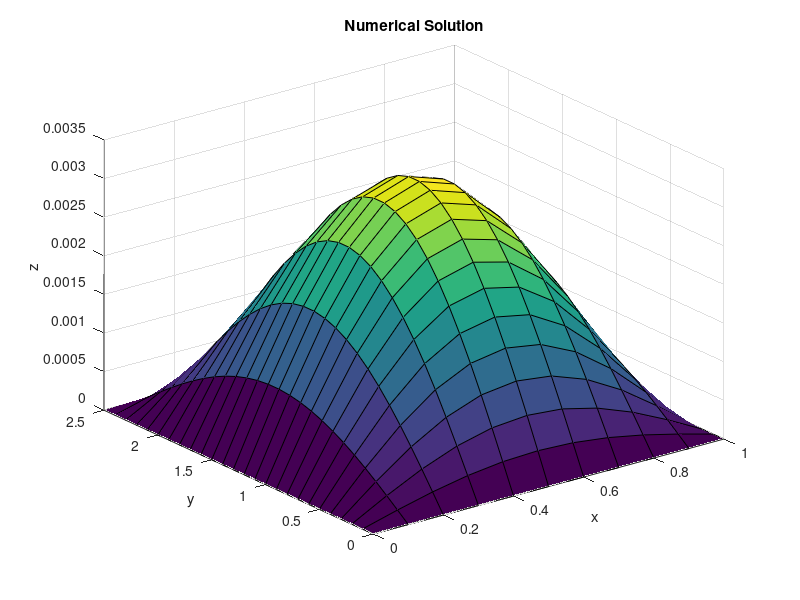
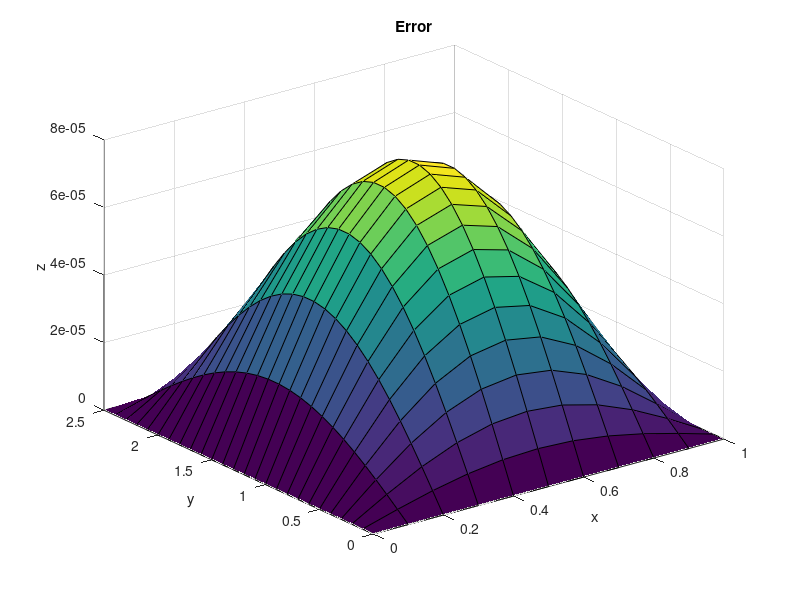

Recreate these plots in MATLAB, in order.
%simple explicit method for 2D heat equation
clear all;

%setting up values and steps
ymax=2.5;
xspan=[0,1]; yspan=[0,ymax]; tspan=[0,0.5];
h=0.1; k=0.002; r=k/h^2;
xpnts=xspan(1):h:xspan(2); ypnts=yspan(1):h:yspan(2); tpnts=tspan(1):k:tspan(2);
[X,Y]=meshgrid(xpnts,ypnts);
M=length(xpnts)-1; L=length(ypnts)-1;

uexact=@(x,y) sin(pi*x) * sin(pi*y/ymax) * exp(-(1+ymax^(-2))*pi^2*tspan(2));

%initial condition and exact solution
Uold=ones(length(ypnts),length(xpnts));   
for l=1:length(ypnts)
    for m=1:length(xpnts)
        Uold(l,m)=sin(pi*xpnts(m))*sin((pi*ypnts(l))/ymax);
        UE(l,m)=uexact(xpnts(m),ypnts(l));
    end
end

Unew=zeros(length(ypnts),length(xpnts)); 

%time iteration
for p=1:length(tpnts)-1
    %Boundary Conditions. Redundant in this case. This is how you might
    %otherwise change them
    Unew(1,:)= 0;   
    Unew(length(ypnts),:)= 0;
    Unew(:,1)= 0;
    Unew(:,length(xpnts))= 0;
    
    for l=2:length(ypnts)-1
        for m=2:length(xpnts)-1
            %Iteration of numerical scheme
            U=Uold;
            Unew(l,m)=U(l,m)+r*(U(l,m+1)-2*U(l,m)+U(l,m-1))+r*(U(l+1,m)-2*U(l,m)+U(l-1,m));
        end
    end
%     surf(X,Y,Unew)
%     pause;
    Uold=Unew;
end

figure(150101)
surf(X,Y,Unew)
title('Numerical Solution')
xlabel('x'); ylabel('y'); zlabel('z');

figure(150102)
surf(X,Y,UE-Unew)
title('Error')
xlabel('x'); ylabel('y'); zlabel('z');